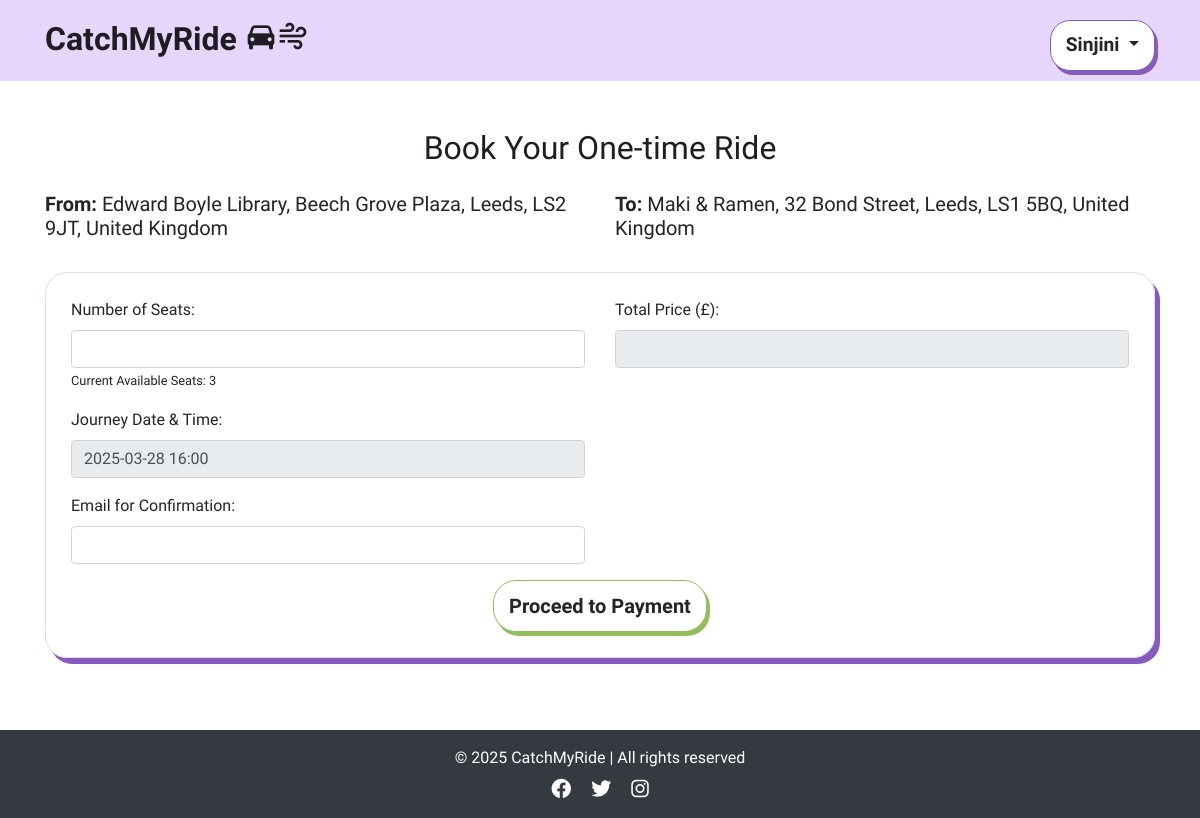
The app's page /book_onetime/4 (signed in) with its own data.
### app/models.py (models this page shows, shortened)
class User(db.Model, UserMixin):
    id = db.Column(db.Integer, primary_key=True)
    username = db.Column(db.String(100), unique=True, nullable=False)
    email = db.Column(db.String(150), unique=True, nullable=False)
    password_hash = db.Column(db.String(200), nullable=False)
    is_active = db.Column(db.Boolean, default=True) # to check if the user activation (user authentication)
    published_rides = db.relationship('publish_ride', backref='driver', lazy=True)
    booked_rides = db.relationship('publish_ride', secondary=passenger_rides, backref='passengers')

class publish_ride(db.Model):
    id = db.Column(db.Integer, primary_key=True)
    driver_id = db.Column(db.Integer, db.ForeignKey('user.id'), nullable=False)
    driver_name = db.Column(db.String(100), nullable=False)  # Added Driver Name
    from_location = db.Column(db.String(200), nullable=False)
    to_location = db.Column(db.String(200), nullable=False)
    date_time = db.Column(db.DateTime, nullable=True)  # Now optional
    available_seats_per_date = db.Column(db.JSON, nullable=True)
    price_per_seat = db.Column(db.Float, nullable=False)
    category = db.Column(db.String(50), nullable=False)
    recurrence_dates = db.Column(db.String(255), nullable=True)
    commute_times = db.Column(db.String(255), nullable=True)  # Stores commute time slots
    is_available = db.Column(db.Boolean, default=True)

### app/views.py (the view, shortened to what this page needs)
@app.route('/book_onetime/<int:ride_id>', methods=['GET', 'POST'])
@login_required
def book_onetime(ride_id):
    if not current_user.is_authenticated:
        return jsonify({"error": "You need to log in before booking a ride."}), 403
    ride = publish_ride.query.filter_by(id=ride_id).first()
    db.session.refresh(ride)
    seat_tracking = json.loads(ride.available_seats_per_date) if ride.available_seats_per_date else {}
    available_dates = []
    selected_date = request.args.get("selected_date") or request.form.get("selected_date")
    if not selected_date:
        if ride.category == "one-time":
            selected_date = ride.date_time.strftime("%Y-%m-%d")
        elif available_dates:
            selected_date = available_dates[0]
        else:
            selected_date = ""
    selected_date = selected_date.strip()
    current_available_seats = seat_tracking.get(selected_date, 0)
    return render_template(
        'book_onetime.html',
        ride=ride,
        available_dates=available_dates,
        seat_tracking=seat_tracking,
        current_available_seats=current_available_seats,
        seat_data=seat_tracking,
        selected_date=selected_date,
        user=current_user
    )

### app/views.py (called while the page is built)
@app.before_request
def check_redirect_after_login():
    if 'redirect_after_login' in session and current_user.is_authenticated:
        redirect_path = session.pop('redirect_after_login')
        return redirect(redirect_path)

@login_manager.user_loader
def load_user(user_id):
    return User.query.get(int(user_id))

@app.context_processor
def inject_user():
    return dict(user=current_user)

### app/templates/book_onetime.html (shortened to what this page needs)
{% extends "base.html" %}
{% block content %}
<div class="container mt-5">
    <h2 class="text-center mb-4">Book Your One-time Ride</h2>
    <div class="row mb-4">
        <div class="col-md-6">
            <h5><strong>From:</strong> {{ ride.from_location }}</h5>
        </div>
        <div class="col-md-6">
            <h5><strong>To:</strong> {{ ride.to_location }}</h5>
        </div>
    </div>
    <form method="POST" action="{{ url_for('book_onetime', ride_id=ride.id) }}" class="custom-form">
        <div class="row mb-3">
            <div class="col-md-6">
                <label for="seats" class="form-label">Number of Seats:</label>
                <input type="number" class="form-control" id="seats" name="seats"
                    min="1" max="{{ ride.available_seats }}" required>
                    <small>Current Available Seats:
                        <span id="availableSeats">
                            {% if ride.category == "one-time" %}
                                {{ seat_data.get(ride.date_time.strftime('%Y-%m-%d'), 0) }}
                            {% else %}
                                0
                            {% endif %}
                        </span>
                    </small>
            </div>
            <div class="col-md-6">
                <label for="total_price" class="form-label">Total Price (£):</label>
                <input type="text" class="form-control" id="total_price" name="total_price" readonly>
            </div>
        </div>
        <div class="row mb-3">
            <div class="col-md-6">
                <label for="ride_date" class="form-label">Journey Date & Time:</label>
                <input type="text" class="form-control" value="{{ ride.date_time.strftime('%Y-%m-%d %H:%M') }}" readonly>
            </div>
        </div>
        <div class="row mb-3">
            <div class="col-md-6">
                <label for="email" class="form-label">Email for Confirmation:</label>
                <input type="email" class="form-control" id="email" name="email" required>
            </div>
        </div>
        <div class="text-center">
            <button type="submit" id="proceedToPayment" class="btn btn-base btn-green btn-lg">
                Proceed to Payment
            </button>
        </div>
    </form>
</div>
{% endblock %}

### app/templates/base.html (shortened to what this page needs)
<!DOCTYPE html>
<html lang="en">
<head>
    <link rel="stylesheet" href="https://stackpath.bootstrapcdn.com/bootstrap/4.2.1/css/bootstrap.min.css">
    <link rel="stylesheet" href="{{ url_for('static', filename='style.css') }}">
    <link rel="stylesheet" href="https://cdnjs.cloudflare.com/ajax/libs/font-awesome/6.0.0-beta3/css/all.min.css">
    <link href='https://unpkg.com/boxicons@2.1.4/css/boxicons.min.css' rel='stylesheet'>
    <link rel="stylesheet" href="https://cdn.jsdelivr.net/npm/flatpickr/dist/flatpickr.min.css">
    <link rel="stylesheet" href="https://unpkg.com/leaflet/dist/leaflet.css" />
</head>
<body class="{% block body_class %}{% endblock %}">
    <div class="flex-wrapper">
    <nav class="navbar">
        <div class="container navbar-container d-flex align-items-baseline justify-content-between">
            <a class="navbar-brand navbar-logo" href="/" aria-label="Catch My Ride Logo" title="Go to home page">
                CatchMyRide <i class='bx bxs-car logo-icon'></i><i class='bx bx-wind logo-icon' ></i>
            </a>
            <div class="dropdown">
                {% if user.is_authenticated %}
                    <button class="btn btn-base btn-profile dropdown-toggle" type="button" id="profileDropdown" data-bs-toggle="dropdown" aria-haspopup="true" aria-expanded="false">
                        {{ user.username }}
                    </button>
                {% endif %}
            </div>
        </div>
    </nav>
    <main>
        {% block content %}{% endblock %}
    </main>
    <br>
    <footer class="bg-dark text-white text-center py-3 mt-5">
        <div class="container">
            <p class="mb-0">© 2025 CatchMyRide | All rights reserved</p>
            <div class="social-links mt-2">
                <a href="#" class="text-white mx-2"><i class="fa-brands fa-facebook fa-lg"></i></a>
                <a href="#" class="text-white mx-2"><i class="fa-brands fa-twitter fa-lg"></i></a>
                <a href="#" class="text-white mx-2"><i class="fa-brands fa-instagram fa-lg"></i></a>
            </div>
        </div>
    </footer>
</body>
</html>

### app/static/style.css (style rules this page uses)
body { margin: 0; background-color: #fff; font-family: "Oxanium", serif; font-weight: 300; }
h2 { font-family: 'Shrikhand', serif; color: #1f1d21; }
i { font-size: 1.2rem; }
a { color: #855bbe; font-weight: bold; text-decoration: none; transition: color 0.3s ease-in-out; }
.navbar .container { display: flex; flex-direction: row; align-items: center; justify-content: space-between; }
.navbar { background-color: #e6d6fc; text-align: center; padding: 10px 0; }
.navbar-logo, .navbar-logo:hover { color: #1f1d21; font-family: "Shrikhand", serif; font-size: 2rem; }
.logo-icon { font-size: 2rem; }
.btn-base { padding: 10px 15px; border-radius: 23px; font-weight: bold; transition: all 0.2s ease-in-out; background-color: white; color: var(--text-color); border: 1px solid var(--border-color); box-shadow: 3px 4px 0px var(--shadow-color); }
.btn-profile { --color: #1f1d21; --border-color: #855bbe; --bg-color: #e6d6fc; --shadow-color: #855bbe; font-size: 1.2rem; border-radius: 20px; }
.btn-green { --color: #1f1d21; --border-color: #94BE5B; --bg-color: #C9DEAD; --shadow-color: #94BE5B; }
.custom-form { border: 1px solid #e6d6fc; border-radius: 22px; box-shadow: 5px 6px 0px #855bbe; padding: 25px; }

### records on screen
User: username "Sinjini"
publish_ride: from_location "Edward Boyle Library, Beech Grove Plaza, Leeds, LS2 9JT, United Kingdom", to_location "Maki & Ramen, 32 Bond Street, Leeds, LS1 5BQ, United Kingdom", get "3", date_time "2025-03-28 16:00"
